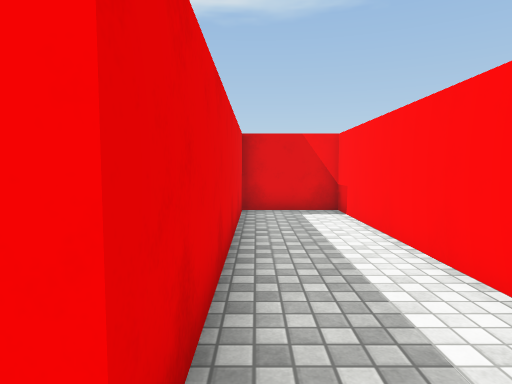
view 1 (above)

16 first-person views from a walk through a scene from a Unity 3-D project. The camera is 1.3 m above the floor, tilts 4° down and sees 75° across. The floor is counted in squares, 1 m on a side. Each view is taken from the middle of a square. On the plan, view 1 faces up. The plan holds only what a view shows up to about 14 squares ahead; the rest is blank. The place goes on beyond the plan. The player character is not drawn. Surface patterns are stand-ins for the level's own textures.

view 2
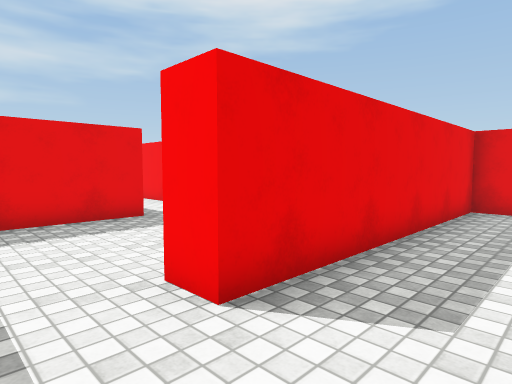

view 3
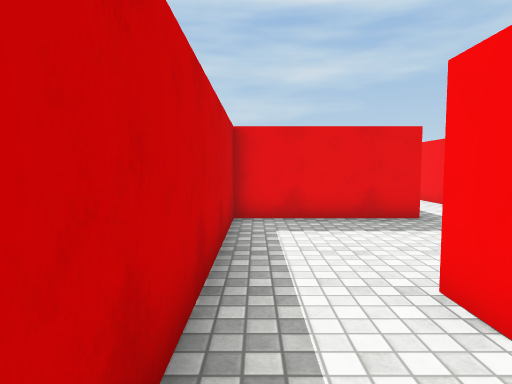

view 4
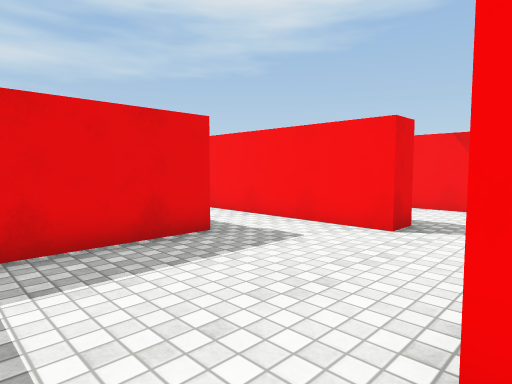

view 5
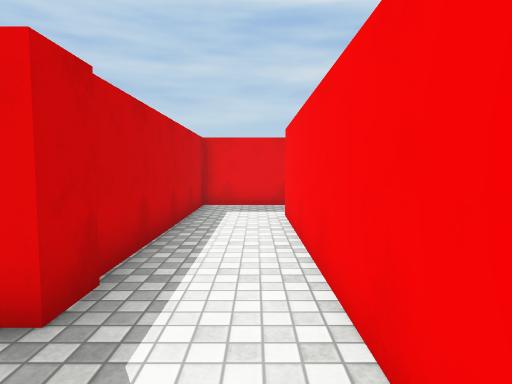

view 6
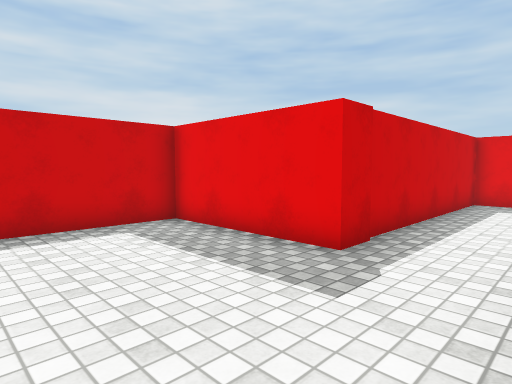

view 7
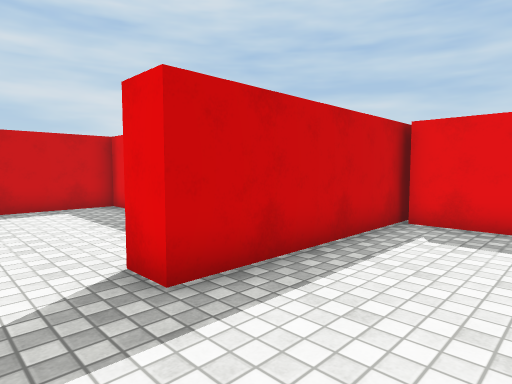

view 8
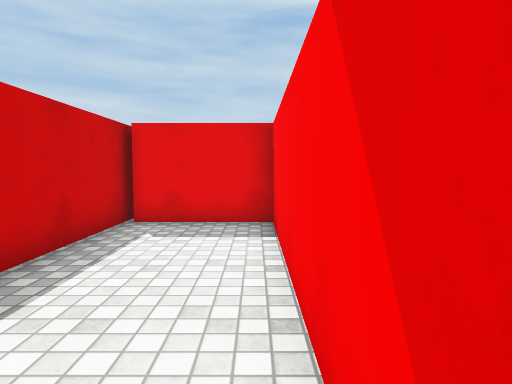

view 9
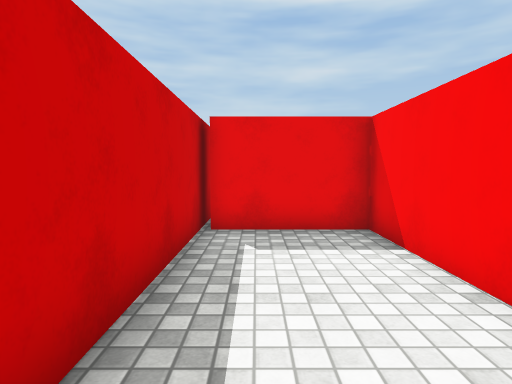

view 10
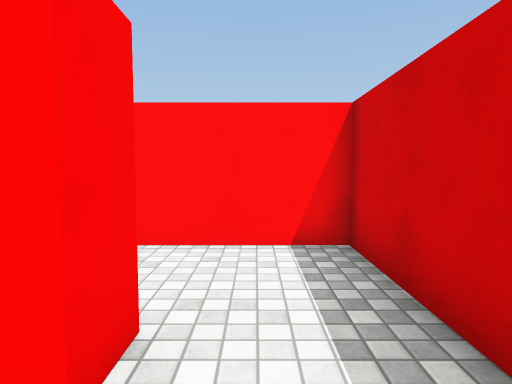

view 11
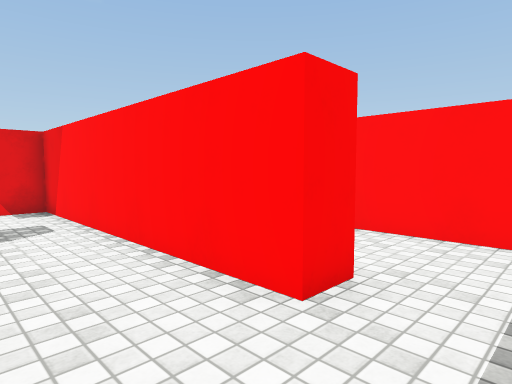

view 12
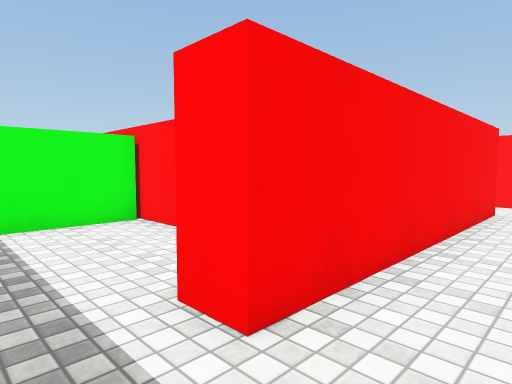

view 13
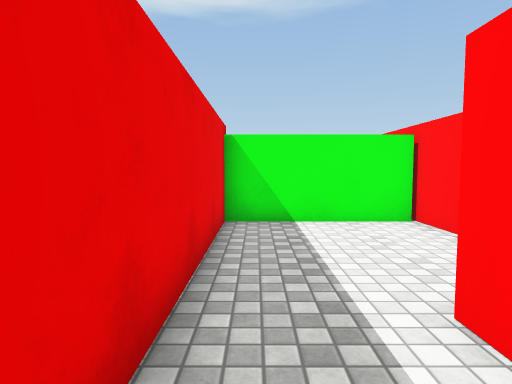

view 14
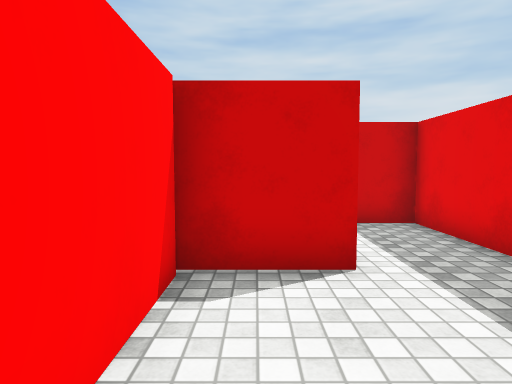

view 15
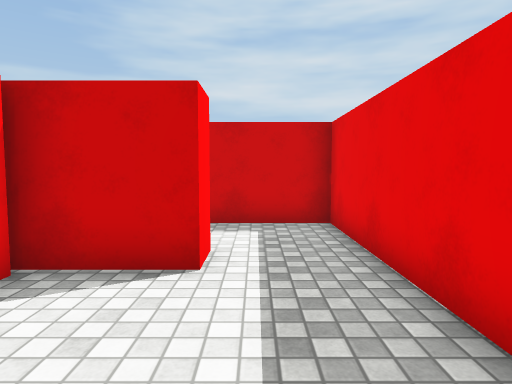

view 16
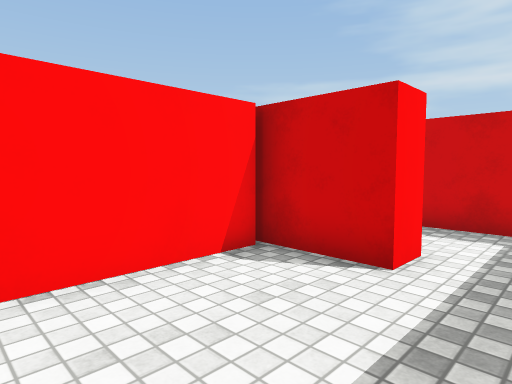

### Floor plan
Points are (right, up) in squares from view 1. A wall is a line through its corners. A room is listed if a view was taken in it or the views show most of it. See-through windows are left out.
Room 1 (views 1, 2, 3, 4)
walls: (-1.4, -1.6) (2.6, -1.6) (2.6, 10.4) (-0.4, 10.4) (-0.4, 0.9) (-1.4, 0.9)
ways out: opening at (-1, -0.5) to room 2
Room 2 (views 5, 10, 11, 12, 13)
walls: (-3.8, 5.8) (-13.3, 5.8) (-13.3, 6.8); (-1.4, 0.9) (-1.4, 5.4); (-15.8, 7.6) (-15.8, 3.1) (-6.6, 3.1) (-6.6, -1.6) (-1.4, -1.6)
ways out: opening at (-1, -0.5) to room 1; opening at (-2.5, 6.5) to room 3; opening at (-14.5, 6.5) to room 4
Room 3 (views 6, 7, 8, 9)
walls: (-1.4, 5.4) (-1.4, 10.4) (-10, 10.4) (-10, 7); (-10.6, 6.8) (-3.8, 6.8) (-3.8, 5.8)
ways out: opening at (-2.5, 6.5) to room 2
Room 4 (views 14, 15, 16)
walls: (-13.3, 6.8) (-10.6, 6.8); (-11.1, 12.1) (-15.8, 12.1) (-15.8, 7.6); (-11, 7) (-11, 12.5)
ways out: opening at (-14.5, 6.5) to room 2

Where each view was taken, in squares from view 1:
view 1: 0 up, 0 right, facing up
view 2: 1 down, 2 right, facing up-left
view 3: 1 down, 2 right, facing left
view 4: 1 down, 1 left, facing up-left
view 5: 5 up, 4 left, facing left
view 6: 6 up, 2 left, facing down-left
view 7: 10 up, 2 left, facing down-left
view 8: 10 up, 2 left, facing left
view 9: 8 up, 3 left, facing left
view 10: 0 up, 3 left, facing right
view 11: 1 down, 4 left, facing up-right
view 12: 4 up, 15 left, facing up-right
view 13: 4 up, 15 left, facing up
view 14: 11 up, 12 left, facing down
view 15: 11 up, 14 left, facing down
view 16: 11 up, 15 left, facing down-right
